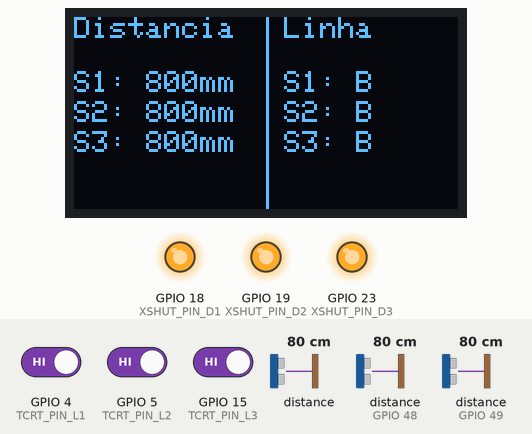
This sketch was run on a simulated ESP32. Parts: 128×64 one-colour display, output pins drawn as LEDs (lit = HIGH). The test bench sets the inputs (shaded band); at power-on: distance to the obstacle 80 cm, distance to the obstacle (sensors on GPIO 48, GPIO 49) 80 cm, GPIO 4 (TCRT_PIN_L1) HIGH, GPIO 5 (TCRT_PIN_L2) HIGH, GPIO 15 (TCRT_PIN_L3) HIGH. What the sketch prints to the serial monitor is not drawn.

Above: at 1.3 s.
1.4 s: distance to the obstacle (sensor 0) set to 250 cm
At 2.4 s:
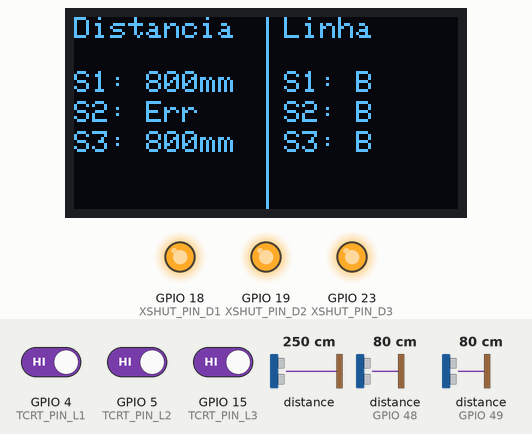
3.0 s: distance to the obstacle (sensor on GPIO 48) set to 250 cm
At 4.3 s:
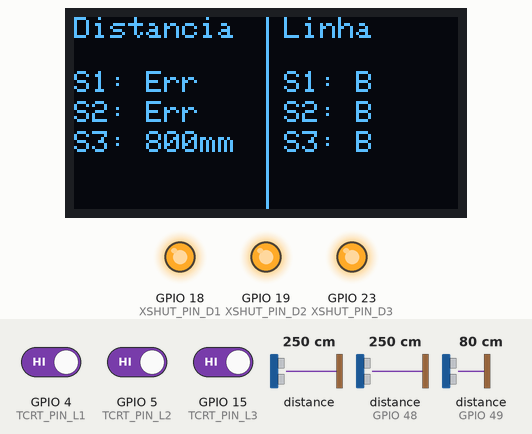
4.6 s: distance to the obstacle (sensor on GPIO 49) set to 250 cm
At 5.6 s:
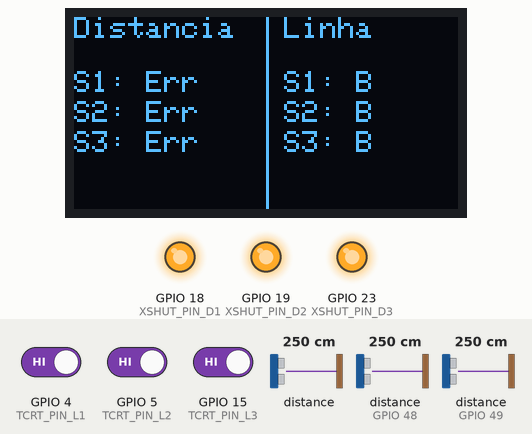
6.3 s: GPIO 4 (TCRT_PIN_L1) driven LOW
7.9 s: GPIO 5 (TCRT_PIN_L2) driven LOW
9.5 s: GPIO 15 (TCRT_PIN_L3) driven LOW
At 10.9 s:
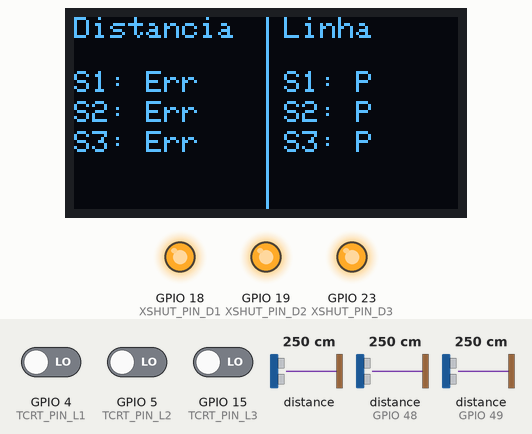
Timing chart, 0 to 12.2 s (numbered marks = the images above; inputs shaded):
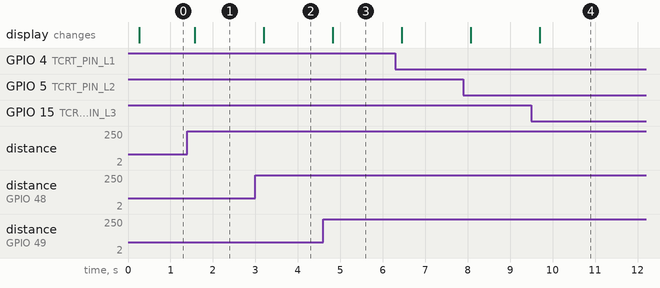

Measured:
- after the input at 1.4 s, the display: changes after 0.17 s (image 1)
- after the input at 3.0 s, the display: changes after 0.20 s (image 2)
- after the input at 4.6 s, the display: changes after 0.22 s (image 3)
- after the input at 9.5 s, the display: changes after 0.20 s (image 4)

The sketch:

ESP32_3VL53L0X_TCRT5000_SSD1306.ino
```cpp
#include <Wire.h>
#include "Adafruit_VL53L0X.h"
#include <Adafruit_GFX.h>
#include <Adafruit_SSD1306.h>

// --- Pinos e Configurações dos Sensores VL53L0X (Distância) ---
#define XSHUT_PIN_D1 18 // XSHUT para VL53L0X Sensor 1 (Distância)
#define XSHUT_PIN_D2 19 // XSHUT para VL53L0X Sensor 2 (Distância)
#define XSHUT_PIN_D3 23 // XSHUT para VL53L0X Sensor 3 (Distância)

#define DIST_S1_ADDR 0x30 // Novo endereço para VL53L0X Sensor 1
#define DIST_S3_ADDR 0x31 // Novo endereço para VL53L0X Sensor 3
#define DIST_S2_ADDR 0x29 // VL53L0X Sensor 2 usará o endereço padrão

Adafruit_VL53L0X lox_dist1 = Adafruit_VL53L0X();
Adafruit_VL53L0X lox_dist2 = Adafruit_VL53L0X();
Adafruit_VL53L0X lox_dist3 = Adafruit_VL53L0X();

VL53L0X_RangingMeasurementData_t measure_dist1;
VL53L0X_RangingMeasurementData_t measure_dist2;
VL53L0X_RangingMeasurementData_t measure_dist3;

// --- Pinos dos Sensores TCRT5000 (Linha) ---
const int TCRT_PIN_L1 = 4;  // TCRT5000 Sensor 1 (Linha)
const int TCRT_PIN_L2 = 5;  // TCRT5000 Sensor 2 (Linha)
const int TCRT_PIN_L3 = 15; // TCRT5000 Sensor 3 (Linha)

// --- Configurações do Display OLED SSD1306 ---
#define SCREEN_WIDTH 128
#define SCREEN_HEIGHT 64
#define OLED_RESET    -1
#define SCREEN_ADDRESS 0x3C

Adafruit_SSD1306 display(SCREEN_WIDTH, SCREEN_HEIGHT, &Wire, OLED_RESET);
bool displayInitialized = false;

void setup() {
  Serial.begin(115200);
  Serial.println(F("ESP32 - Teste Combinado: 3x VL53L0X & 3x TCRT5000 com OLED v2"));

  if(!display.begin(SSD1306_SWITCHCAPVCC, SCREEN_ADDRESS)) {
    Serial.println(F("Falha ao iniciar SSD1306"));
  } else {
    Serial.println(F("Display OLED inicializado."));
    displayInitialized = true;
    display.clearDisplay();
    display.display();
  }

  pinMode(XSHUT_PIN_D1, OUTPUT); digitalWrite(XSHUT_PIN_D1, LOW);
  pinMode(XSHUT_PIN_D2, OUTPUT); digitalWrite(XSHUT_PIN_D2, LOW);
  pinMode(XSHUT_PIN_D3, OUTPUT); digitalWrite(XSHUT_PIN_D3, LOW);
  delay(50);

  pinMode(TCRT_PIN_L1, INPUT);
  pinMode(TCRT_PIN_L2, INPUT);
  pinMode(TCRT_PIN_L3, INPUT);

  Wire.begin(21, 22); // SDA=GPIO21, SCL=GPIO22

  Serial.println(F("Configurando VL53L0X S1 (Distancia)..."));
  digitalWrite(XSHUT_PIN_D1, HIGH); delay(10);
  if (!lox_dist1.begin()) {
    Serial.println(F("Falha S1 VL53L0X Init"));
    if (displayInitialized) { display.clearDisplay(); display.setTextSize(1); display.setTextColor(SSD1306_WHITE); display.setCursor(0,0); display.print("Erro VL53 S1 Init"); display.display(); }
    while (1);
  }
  if (!lox_dist1.setAddress(DIST_S1_ADDR)) {
    Serial.println(F("Falha S1 VL53L0X Addr"));
    if (displayInitialized) { display.clearDisplay(); display.setTextSize(1); display.setTextColor(SSD1306_WHITE); display.setCursor(0,0); display.print("Erro VL53 S1 Addr"); display.display(); }
    while(1);
  }
  Serial.print(F("VL53L0X S1 OK @ 0x")); Serial.println(DIST_S1_ADDR, HEX);

  Serial.println(F("Configurando VL53L0X S3 (Distancia)..."));
  digitalWrite(XSHUT_PIN_D3, HIGH); delay(10);
  if (!lox_dist3.begin()) {
    Serial.println(F("Falha S3 VL53L0X Init"));
    if (displayInitialized) { display.clearDisplay(); display.setTextSize(1); display.setTextColor(SSD1306_WHITE); display.setCursor(0,0); display.print("Erro VL53 S3 Init"); display.display(); }
    while (1);
  }
  if (!lox_dist3.setAddress(DIST_S3_ADDR)) {
    Serial.println(F("Falha S3 VL53L0X Addr"));
    if (displayInitialized) { display.clearDisplay(); display.setTextSize(1); display.setTextColor(SSD1306_WHITE); display.setCursor(0,0); display.print("Erro VL53 S3 Addr"); display.display(); }
    while(1);
  }
  Serial.print(F("VL53L0X S3 OK @ 0x")); Serial.println(DIST_S3_ADDR, HEX);

  Serial.println(F("Configurando VL53L0X S2 (Distancia)..."));
  digitalWrite(XSHUT_PIN_D2, HIGH); delay(10);
  if (!lox_dist2.begin()) {
    Serial.println(F("Falha S2 VL53L0X Init"));
    if (displayInitialized) { display.clearDisplay(); display.setTextSize(1); display.setTextColor(SSD1306_WHITE); display.setCursor(0,0); display.print("Erro VL53 S2 Init"); display.display(); }
    while (1);
  }
  Serial.print(F("VL53L0X S2 OK @ 0x")); Serial.println(DIST_S2_ADDR, HEX);

  Serial.println(F("Todos os sensores configurados. Iniciando leituras..."));
  Serial.println("------------------------------------------------------------");
}

void loop() {
  int dist1_mm = 9999, dist2_mm = 9999, dist3_mm = 9999;
  lox_dist1.rangingTest(&measure_dist1, false);
  if (measure_dist1.RangeStatus != 4) { dist1_mm = measure_dist1.RangeMilliMeter; }
  lox_dist2.rangingTest(&measure_dist2, false);
  if (measure_dist2.RangeStatus != 4) { dist2_mm = measure_dist2.RangeMilliMeter; }
  lox_dist3.rangingTest(&measure_dist3, false);
  if (measure_dist3.RangeStatus != 4) { dist3_mm = measure_dist3.RangeMilliMeter; }

  int linha1_estado = digitalRead(TCRT_PIN_L1);
  int linha2_estado = digitalRead(TCRT_PIN_L2);
  int linha3_estado = digitalRead(TCRT_PIN_L3);

  // Converte estado da linha para P (Preto) ou B (Branco)
  // Assumindo: 0 (LOW) = Preto (P), 1 (HIGH) = Branco (B)
  char l1_char = (linha1_estado == 0) ? 'P' : 'B';
  char l2_char = (linha2_estado == 0) ? 'P' : 'B';
  char l3_char = (linha3_estado == 0) ? 'P' : 'B';

  Serial.print("Dist: S1:"); if(dist1_mm==9999) Serial.print("Err"); else Serial.print(dist1_mm);
  Serial.print(" S2:"); if(dist2_mm==9999) Serial.print("Err"); else Serial.print(dist2_mm);
  Serial.print(" S3:"); if(dist3_mm==9999) Serial.print("Err"); else Serial.print(dist3_mm);
  Serial.print(" | Linha: L1:"); Serial.print(l1_char);
  Serial.print(" L2:"); Serial.print(l2_char);
  Serial.print(" L3:"); Serial.println(l3_char);

  if (displayInitialized) {
    display.clearDisplay();
    display.setTextSize(1);
    display.setTextColor(SSD1306_WHITE);

    // Linha divisória vertical no meio da tela
    display.drawLine(64, 0, 64, SCREEN_HEIGHT - 1, SSD1306_WHITE);

    char buffer[12];

    // --- Coluna da Esquerda: Distância ---
    display.setCursor(0, 0); // Título "Distancia" (na parte amarela)
    display.println(F("Distancia"));

    // Leituras de distância (na parte azul)
    // Y=18 para a primeira linha de dados, deixando espaço após o título
    display.setCursor(0, 18);
    display.print(F("S1:"));
    if (dist1_mm == 9999) display.print(F(" Err")); else { sprintf(buffer, "%4dmm", dist1_mm); display.print(buffer); }

    display.setCursor(0, 28);
    display.print(F("S2:"));
    if (dist2_mm == 9999) display.print(F(" Err")); else { sprintf(buffer, "%4dmm", dist2_mm); display.print(buffer); }

    display.setCursor(0, 38);
    display.print(F("S3:"));
    if (dist3_mm == 9999) display.print(F(" Err")); else { sprintf(buffer, "%4dmm", dist3_mm); display.print(buffer); }

    // --- Coluna da Direita: Linha ---
    display.setCursor(70, 0); // Título "Linha" (na parte amarela, à direita da divisória)
    display.println(F("Linha"));

    // Leituras de linha (na parte azul)
    display.setCursor(70, 18);
    display.print(F("S1: ")); display.print(l1_char);

    display.setCursor(70, 28);
    display.print(F("S2: ")); display.print(l2_char);

    display.setCursor(70, 38);
    display.print(F("S3: ")); display.print(l3_char);

    display.display();
  }

  delay(200);
}
```
